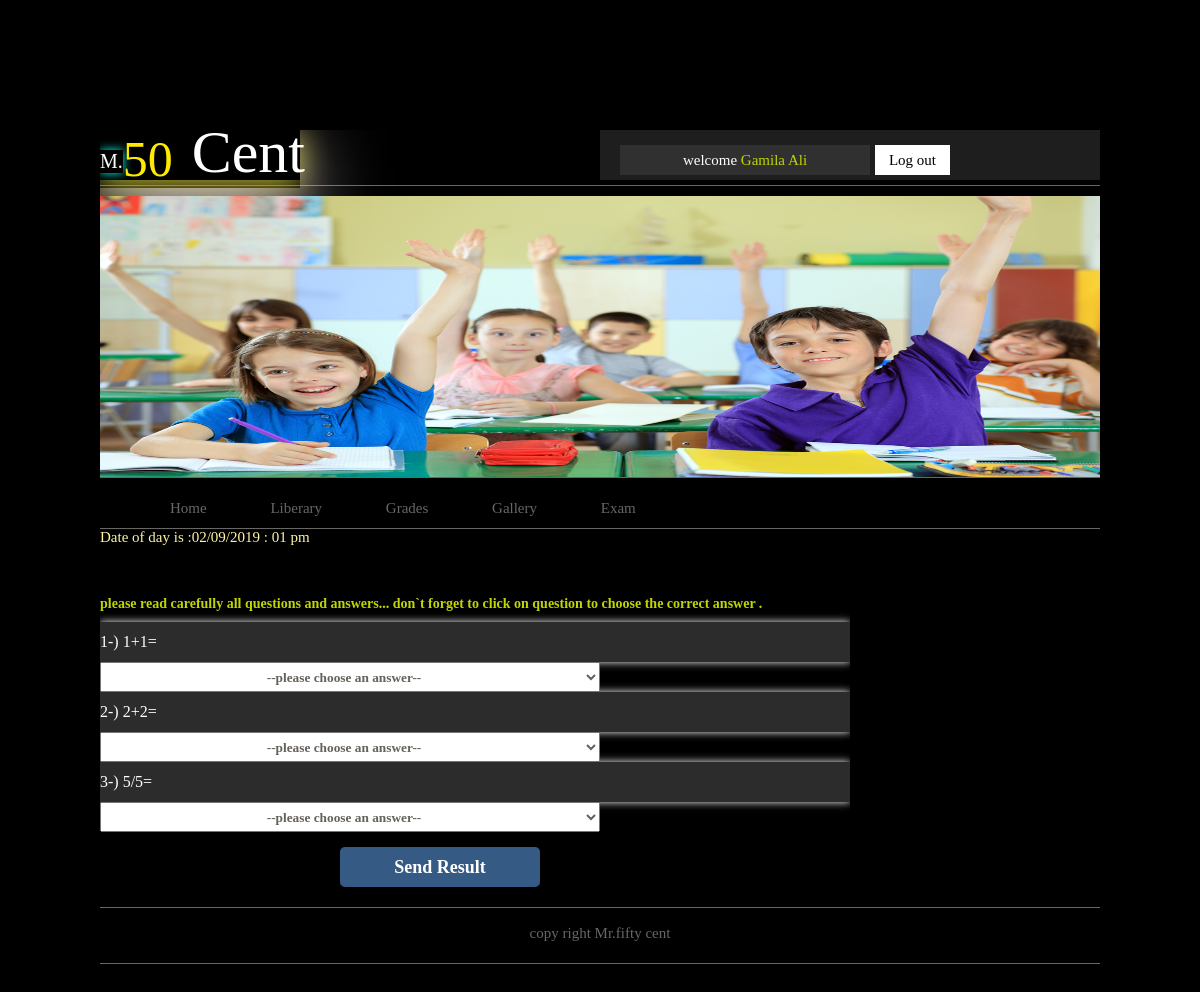
The app's page /school_management/cpanel/testcode.php (signed in) with its own data.
### tables this page shows
CREATE TABLE IF NOT EXISTS `exam` (
  `id` int(11) NOT NULL AUTO_INCREMENT,
  `exam_date` text,
  `exam_duration` int(2) DEFAULT NULL,
  `grade` int(3) DEFAULT NULL,
  `id_teacher` int(11) DEFAULT NULL,
  `id_subject` int(11) DEFAULT NULL,
  PRIMARY KEY (`id`),
  KEY `id_teacher` (`id_teacher`),
  KEY `id_subject` (`id_subject`)
);

CREATE TABLE IF NOT EXISTS `exam_questions` (
  `id` int(11) NOT NULL AUTO_INCREMENT,
  `title` varchar(255) DEFAULT NULL,
  `answer` varchar(255) DEFAULT NULL,
  `id_exam` int(11) DEFAULT NULL,
  PRIMARY KEY (`id`),
  KEY `id_exam` (`id_exam`)
);

### school_management/lib/exam.php (called while the page is built, shortened)
<?php
require_once '../config.php';
class Exam{
    public static function retrieveAllExams(){
        global $dbh;
        $sql=$dbh->prepare("SELECT * FROM exam ");
        $sql->execute();
        $data=null;
        while($fetch=$sql->fetch(PDO::FETCH_ASSOC)){
            $data[]=$fetch;
        }
        return $data;
    }
}
?>

### school_management/lib/exam_sitting.php (called while the page is built, shortened)
<?php
    require_once '../config.php';
    class Exam_sitting{
        public static function retrieveExamSittingByIdExam($id_exam){
            global $dbh;
            $sql=$dbh->prepare("SELECT * FROM exam_sitting WHERE id_exam='$id_exam'");
            $sql->execute();
            $fetch=$sql->fetch(PDO::FETCH_ASSOC);
            return $fetch;
        }
    }
?>

### school_management/lib/question.php (called while the page is built, shortened)
<?php
require_once '../config.php';
class Question{
    public static function retrieveQuestionByIdExam($id_exam){
        global $dbh;
        $sql=$dbh->prepare("SELECT * FROM exam_questions WHERE id_exam='$id_exam'");
        $sql->execute();
        $data=null;
        while($fetch=$sql->fetch(PDO::FETCH_ASSOC)){
        $data[]=$fetch;
        }
        return $data;
    }
}
?>

### school_management/lib/question_choices.php (called while the page is built, shortened)
<?php
require_once '../config.php';
class Question_choices{
    public static function retrieveQuestionChoicesById($id_question){
        global $dbh;
        $sql=$dbh->prepare("SELECT * FROM  manage_question_choices WHERE id_question='$id_question'");
        $sql->execute();
        $data=null;
        while($fetch=$sql->fetch(PDO::FETCH_ASSOC)):
           $data[]= $fetch;
        endwhile;
        return $data;
    }
}
?>

### school_management/cpanel/testcode.php (the view, shortened to what this page needs)
<?php
    require_once '../lib/subject.php';
    require_once '../lib/exam.php';
    require_once '../lib/question.php';
    require_once '../lib/question_choices.php';
    require_once '../lib/grade.php';
    require_once '../lib/exam_sitting.php';
    require_once 'template/header.php';
?>
<div id="content">
    <?php
        if (!(isset($_SESSION['id']) && isset($_SESSION['name']))) {
            echo 'please log in <a href="login.php">log in</a>';
            echo '<div id="loginImage"><a href="login.php"title="login"><img src="template/images/Log In.jpg"></a></div>';
        } else {
            ?>
    <div id="left_content">
        <?php
            echo'Date of day is :' .date('d/m/Y : h a');
        ?>
        <div class="form">
            <form action="<?php echo $_SERVER['PHP_SELF'];?>"method="post">
                <?php
           $allExams=Exam::retrieveAllExams();
           $index=1;
            if(is_array($allExams)){
              foreach ($allExams as $exam):
                  $examStatus=Exam_sitting::retrieveExamSittingByIdExam($exam['id']);
                  if($examStatus['status']!=0){
                       echo'<lable style="color:#c1d500;"> please read carefully all questions and answers... don`t forget to click on question to choose the correct answer .</lable>';
                       $allQuestions=Question::retrieveQuestionByIdExam($exam['id']);
                       if(is_array($allQuestions)){
                           foreach ($allQuestions as $questions):
                               echo '<div id="block"><div class="questionBlock">'.$index++.'-) '.$questions['title'].'</div>';
                               $allChoices=Question_choices::retrieveQuestionChoicesById($questions['id']);
                               echo '<select name="choice[]"id="choice">
                                        <option>--please choose an answer--</option>';
                                        if(is_array($allChoices)){
                                            echo '</select>';
                                        }else {
                                            echo '<div id="msg">no choices for this answer</div>';
                                        }
                               echo ' <input type="hidden"name="id_exam"value="'.$exam['id'].'"id="id_exam">
                                    </div>';
                           endforeach;
                       }else{
                            echo '<div id="msg">no questions </div>';
                       }
                    }else{
                    }
              endforeach;
            }else{
                echo '<div id="msg">no exams </div>';
           }
                ?>
                <input type="submit"name="sendResult"value="send result"id="finish">
            </form>
        </div>
    </div>
    <?php }?>
</div>

### school_management/cpanel/template/css/base.css (style rules this page uses)
lable,input,textarea { display:block ; color:#9B7676; }
body { background:#000; font-family:tahoma; font-style:arial; font-size:15px; color: #fff7a1; }
#navbar { width:100%; height:30px; border-bottom:1px solid #696764; padding-bottom:5px; }
#navbar ul li { display:inline; padding:0px 30px 0 30px; line-height:30px; }
#navbar ul li a { text-transform:capitalize; font-family:georgia; text-decoration:none; color:#696764; }
#content { width:100%; height:auto; overflow: hidden; border-bottom:1px solid #696764; padding-bottom:5px; }
#left_content { width:750px;height:auto;overflow:hidden;float:left; }
#content .form { display:blok; margin: 50px 0px 0px; }
.form lable { margin:10px 0px; font-weight:bold; font-size:14px; font-family:tahoma; color:#65615C; }
.form input { font-weight:bold; width:250px; height:30px; font-family:tahoma; color:#65615C; text-align:center; }
.form select { font-weight:bold; width:180px; height:30px; font-family:tahoma; color:#65615C; text-align:center; }
.form input[type='submit'] { margin:10px 0px; border:none; height: 50px; background: #A55050 none repeat scroll 0% 0%; color: #FFF; transition: color 2s ease 0s; outline: medium none; font-size:12px; }
#footer { width:100%; height:50px; padding-bottom:5px; border-bottom:1px solid #696764; text-align:center; line-height:50px; }
#footer a { text-decoration:none; color:#696764; }
.questionBlock { background: #2c2c2c;color: FFF;font-size: 16px;font-family: georgia;height: 40px;line-height: 40px;box-shadow:0px 0px 8px #fff;cursor:pointer; }
#choice { width:500px;cursor:pointer; }
#finish { margin:15px 0 0 240px;width:200px;height:40px;background:#355A84;font-family:georgia;border: none;color: #fff;border-radius: 5px;text-transform: capitalize;font-size:18px; }

### records on screen
exam_questions: title "1+1="
exam_questions: title "2+2="
exam_questions: title "5/5="

### other values on screen
$_SESSION['name'] "Gamila Ali"
